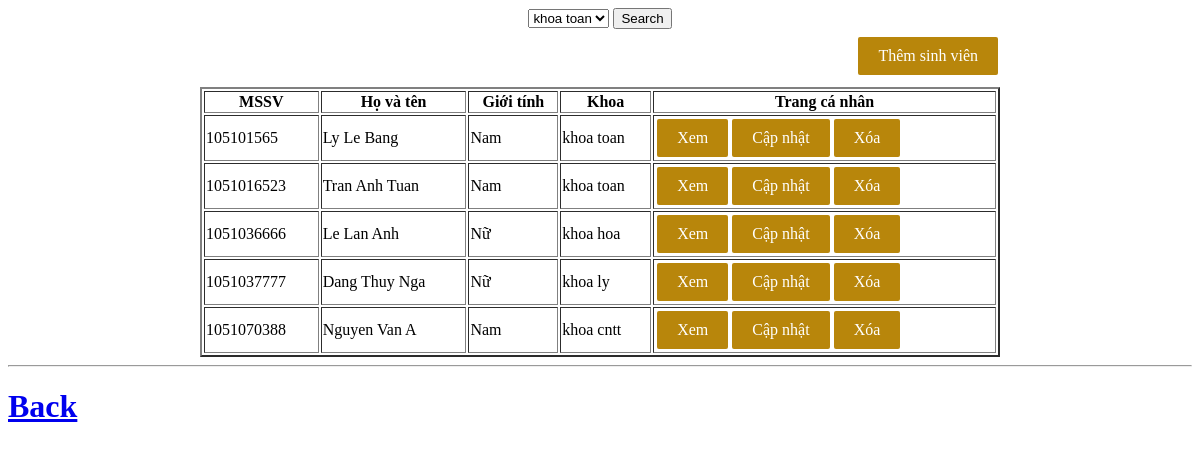
/2TestCK_MVC/Controller/C_Student.php?mod1=view, run on the app's committed database.
### tables this page shows
CREATE TABLE `sinhvien` (
  `mssv` varchar(50) NOT NULL,
  `hoten` varchar(50) NOT NULL,
  `gioitinh` tinyint(1) NOT NULL,
  `khoa` varchar(50) NOT NULL
);

### 2TestCK_MVC/Model/M_Student.php (called while the page is built, shortened)
<?php
include_once('E_Student.php');
class ModelStudent {
    public function getAllStudent() {
        $conn = mysqli_connect("localhost", "root", "", "test888") or die("Không thể kết nối tới cơ sở dữ liệu");
        $sql = "SELECT * FROM sinhvien;";
        $rs = mysqli_query($conn, $sql);
        $students = array();
        $entry = 0;
        while ($row = mysqli_fetch_array($rs)) {
            $entity = new EntityStudent($row['mssv'], $row['hoten'], $row['gioitinh'], $row['khoa']);
            $students[$entry] = $entity;
            $students[$entity->mssv] = $entity;
            $entry++;
        }
        return $students;
    }
   public function getAllStudentAtKhoa() {
        $conn = mysqli_connect("localhost", "root", "", "test888") or die("Không thể kết nối tới cơ sở dữ liệu");
        $sql = "SELECT DISTINCT khoa FROM sinhvien;";
        $rs = mysqli_query($conn, $sql);
        $khoa = array();
        while ($row = mysqli_fetch_array($rs)) {
            array_push($khoa, $row['khoa']);
        }
        return $khoa;
    }
}
?>

### 2TestCK_MVC/Model/E_Student.php (called while the page is built, shortened)
<?php
class EntityStudent {
    public function __construct($i, $n, $a, $u) {
        $this->mssv = $i;
        $this->hoten = $n;
        $this->gioitinh = $a;
        $this->khoa = $u;
    }
}
?>

### 2TestCK_MVC/View/MainPage.php (the view, shortened to what this page needs)
<html>
    <head>
    </head>
    <body>
        <div style="text-align: center; margin: auto; max-width: 800px;">
            <?php
                $object = new ModelStudent();
                $universities = $object->getAllStudentAtKhoa();
            ?>
            <form action="" method="get">
                <select name="findUni">
                    <?php foreach ($universities as $university): ?>
                        <option value="<?= $university ?>"><?= $university ?></option>
                    <?php endforeach; ?>
                </select>
                <input type="submit" value="Search">
            </form>
<a href='C_Student.php?mod3=insert' style='float: right;position: relative; top: -10px;' class='btn'> Thêm sinh viên </a>
            <table border = "2" width = 100%>
                <tr>
                    <th>MSSV</th>
                    <th>Họ và tên</th>
                    <th>Giới tính</th>
                    <th>Khoa</th>
                    <th>Trang cá nhân</th>
                </tr>
            <?php
                for ($i = 0; array_key_exists($i, $students); $i++) {
                    echo "<tr>";
                    echo "<td>" . $students[$i]->mssv . "</td>";
                    echo "<td>" . $students[$i]->hoten . "</td>";
                    echo "<td>";
                        if ($students[$i]->gioitinh) {
                            echo "Nam";
                        }
                        else {
                            echo "Nữ";
                        }
                    echo "</td>";
                    echo "<td>" . $students[$i]->khoa . "</td>";
                    echo "<td>";
                    echo "<a href='?mod1=view&stid=".$students[$i]->mssv."' class='btn'>Xem</a>";
                    echo "<a href='?mod5=update&stid=".$students[$i]->mssv."' class='btn'>Cập nhật</a>";
                    echo "<a href='?mod4=delete&stid=".$students[$i]->mssv."' class='btn'>Xóa</a>";
                    echo "</td>";
                    echo "</tr>";
                }
            ?>
            </table>
        </div>
        <hr>
        <h1> <a href="javascript:history.back()">Back</a> </h1>
    </body>
</html>

### 2TestCK_MVC/Controller/C_Student.php (shortened to what this page needs)
<?php
include_once("../Model/M_Student.php");
$modelStudent = new ModelStudent();
if (isset($_POST['Insert'])) {
    $mssv = $_POST['mssv'];
    $hoten = $_POST['hoten'];
    $gioitinh = $_POST['gioitinh'];
    $khoa = $_POST['khoa'];
    $ok = $modelStudent->addStudent($mssv, $hoten, $gioitinh, $khoa);
    if ($ok) {
        echo "Sucess !";
        $students = $modelStudent->getAllStudent();
        include_once("../View/MainPage.php");
    }
    else {
                header('Location: http://localhost/2TestCK_MVC/View/Error.php');
    }
}
else if (isset($_GET['mod5']) && isset($_GET['stid'])) {
    $stid = $_GET['stid'];
    $modelStudent = new ModelStudent();
    $student = $modelStudent->getStudent($stid);
    include_once("../View/UpdateForm.html");
}
else if (isset($_GET['mod4']) && isset($_GET['stid'])) {
    $stid = $_GET['stid'];
    $modelStudent = new ModelStudent();
    $student = $modelStudent->getStudent($stid);
    include_once("../View/DeleteStudent.php");
    exit;
}
else if (isset($_GET['mod1'])) {
    if (isset($_GET['stid'])) {
            $student = $modelStudent->getStudent($_GET['stid']);
            include_once("../View/StudentDetail.php");
        }
    else {
        $students = $modelStudent->getAllStudent();
                 include_once("../View/MainPage.php");
    }
}

### 2TestCK_MVC/View/MainPage.php (style rules this page uses)
.btn { display: inline-block; padding: 10px 20px; color: white; text-decoration: none; background-color: darkgoldenrod; border-radius: 2px; margin: 2px; }

### data on the page
sinhvien: mssv "105101565", hoten "Ly Le Bang", gioitinh "Nam", khoa "khoa toan"
sinhvien: mssv "1051016523", hoten "Tran Anh Tuan", gioitinh "Nam", khoa "khoa toan"
sinhvien: mssv "1051036666", hoten "Le Lan Anh", gioitinh "Nữ", khoa "khoa hoa"
sinhvien: mssv "1051037777", hoten "Dang Thuy Nga", gioitinh "Nữ", khoa "khoa ly"
sinhvien: mssv "1051070388", hoten "Nguyen Van A", gioitinh "Nam", khoa "khoa cntt"

### other printed values
form field findUni "khoa toan"
